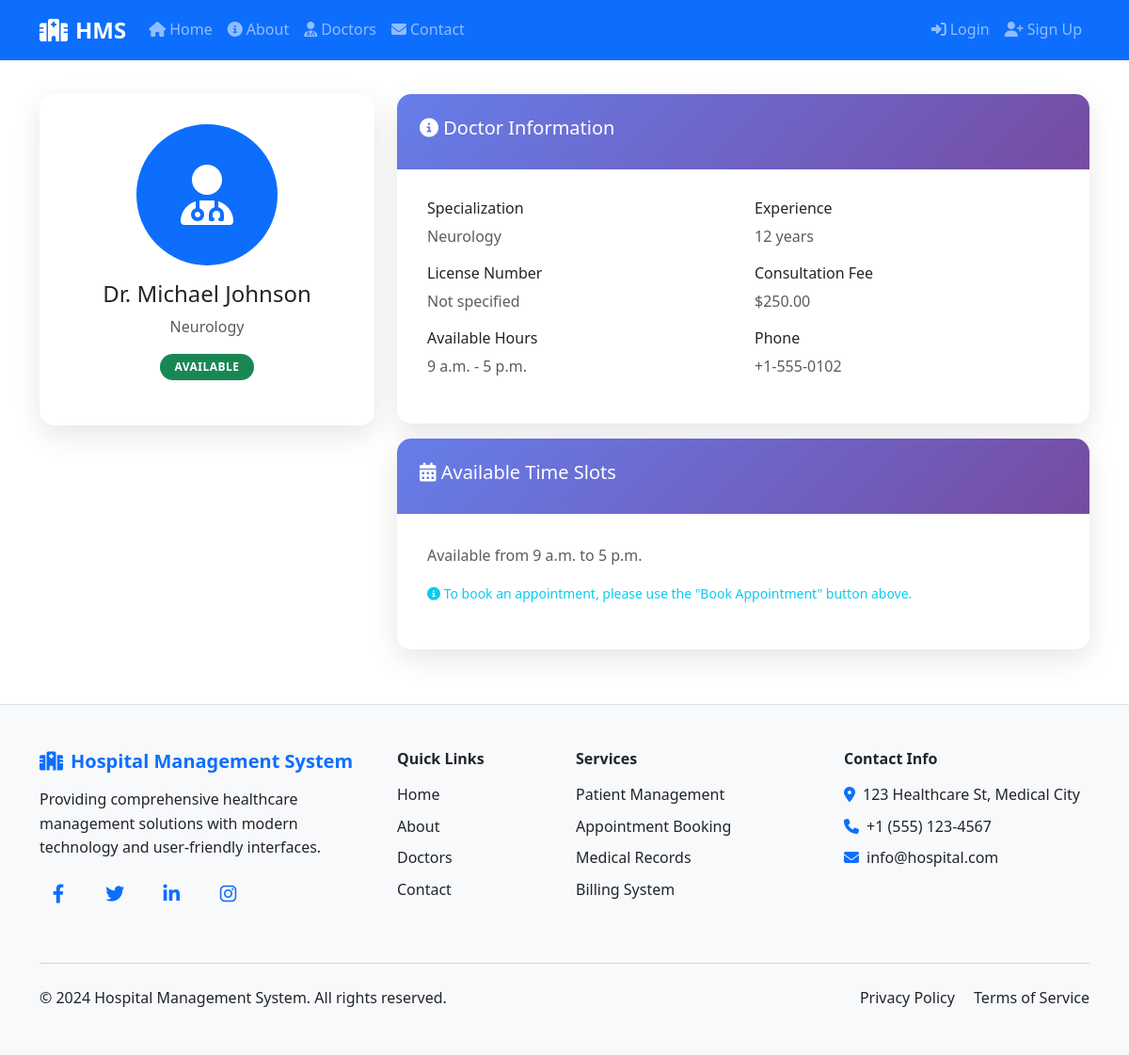
The page /doctors/1/ on the database its author committed.
### hospital/models.py (models this page shows, shortened)
class Doctor(models.Model):
    SPECIALIZATION_CHOICES = [
        ('cardiology', 'Cardiology'),
        ('dermatology', 'Dermatology'),
        ('neurology', 'Neurology'),
        ('orthopedics', 'Orthopedics'),
        ('pediatrics', 'Pediatrics'),
        ('psychiatry', 'Psychiatry'),
        ('general', 'General Medicine'),
    ]
    user = models.OneToOneField(User, on_delete=models.CASCADE)
    specialization = models.CharField(max_length=20, choices=SPECIALIZATION_CHOICES)
    license_number = models.CharField(max_length=50, blank=True)
    experience_years = models.PositiveIntegerField(default=0)
    consultation_fee = models.DecimalField(max_digits=10, decimal_places=2, default=100.00)
    available_from = models.TimeField(default='09:00')
    available_to = models.TimeField(default='17:00')
    is_available = models.BooleanField(default=True)
    bio = models.TextField(blank=True)
    qualifications = models.TextField(blank=True)
    profile_picture = models.ImageField(upload_to='doctors/', blank=True, null=True)

class UserProfile(models.Model):
    ROLE_CHOICES = [
        ('admin', 'Admin'),
        ('doctor', 'Doctor'),
        ('patient', 'Patient'),
    ]
    user = models.OneToOneField(User, on_delete=models.CASCADE)
    role = models.CharField(max_length=10, choices=ROLE_CHOICES, default='patient')
    phone = models.CharField(max_length=15, blank=True)
    address = models.TextField(blank=True)
    date_of_birth = models.DateField(null=True, blank=True)
    profile_picture = models.ImageField(upload_to='profiles/', blank=True, null=True)
    created_at = models.DateTimeField(auto_now_add=True)

### hospital/views.py (the view)
# urls.py: path('doctors/<int:pk>/', views.DoctorDetailView.as_view(), name='doctor_detail'),
class DoctorDetailView(DetailView):
    model = Doctor
    template_name = 'hospital/doctor_detail.html'
    context_object_name = 'doctor'

### templates/hospital/doctor_detail.html (shortened to what this page needs)
{% extends 'hospital/base.html' %}
{% load static %}
{% block content %}
<div class="container mt-4">
    <div class="row">
        <div class="col-md-4">
            <div class="card">
                <div class="card-body text-center">
                    {% if doctor.profile_picture %}
                        <img src="{{ doctor.profile_picture.url }}" alt="Dr. {{ doctor.user.get_full_name }}"
                             class="rounded-circle mb-3" style="width: 150px; height: 150px; object-fit: cover;">
                    {% else %}
                        <div class="bg-primary rounded-circle d-inline-flex align-items-center justify-content-center mb-3"
                             style="width: 150px; height: 150px;">
                            <i class="fas fa-user-md fa-4x text-white"></i>
                        </div>
                    {% endif %}
                    <h4>Dr. {{ doctor.user.get_full_name }}</h4>
                    <p class="text-muted">{{ doctor.get_specialization_display }}</p>
                    {% if doctor.is_available %}
                        <span class="badge bg-success mb-3">Available</span>
                    {% else %}
                        <span class="badge bg-danger mb-3">Not Available</span>
                    {% endif %}
                </div>
            </div>
        </div>
        <div class="col-md-8">
            <div class="card">
                <div class="card-header">
                    <h5><i class="fas fa-info-circle"></i> Doctor Information</h5>
                </div>
                <div class="card-body">
                    <div class="row">
                        <div class="col-md-6">
                            <h6>Specialization</h6>
                            <p class="text-muted">{{ doctor.get_specialization_display }}</p>
                        </div>
                        <div class="col-md-6">
                            <h6>Experience</h6>
                            <p class="text-muted">{{ doctor.experience_years }} years</p>
                        </div>
                        <div class="col-md-6">
                            <h6>License Number</h6>
                            <p class="text-muted">{{ doctor.license_number|default:"Not specified" }}</p>
                        </div>
                        <div class="col-md-6">
                            <h6>Consultation Fee</h6>
                            <p class="text-muted">${{ doctor.consultation_fee }}</p>
                        </div>
                        <div class="col-md-6">
                            <h6>Available Hours</h6>
                            <p class="text-muted">{{ doctor.available_from }} - {{ doctor.available_to }}</p>
                        </div>
                        <div class="col-md-6">
                            <h6>Phone</h6>
                            <p class="text-muted">{{ doctor.user.userprofile.phone|default:"Not provided" }}</p>
                        </div>
                    </div>
                </div>
            </div>
            <div class="card mt-3">
                <div class="card-header">
                    <h5><i class="fas fa-calendar-alt"></i> Available Time Slots</h5>
                </div>
                <div class="card-body">
                    <div class="row">
                        <div class="col-md-12">
                            <p class="text-muted">Available from {{ doctor.available_from }} to {{ doctor.available_to }}</p>
                            <p class="small text-info">
                                <i class="fas fa-info-circle"></i>
                                To book an appointment, please use the "Book Appointment" button above.
                            </p>
                        </div>
                    </div>
                </div>
            </div>
        </div>
    </div>
</div>
{% endblock %}

### static/css/style.css (style rules this page uses)
:root { --primary-color: #0d6efd; --secondary-color: #6c757d; --success-color: #198754; --danger-color: #dc3545; --warning-color: #ffc107; --info-color: #0dcaf0; --light-color: #f8f9fa; --dark-color: #212529; --gradient-primary: linear-gradient(135deg, #667eea 0%, #764ba2 100%); --gradient-success: linear-gradient(135deg, #11998e 0%, #38ef7d 100%); --gradient-danger: linear-gradient(135deg, #ff416c 0%, #ff4b2b 100%); --gradient-info: linear-gradient(135deg, #667eea 0%, #764ba2 100%); }
body { font-family: 'Segoe UI', Tahoma, Geneva, Verdana, sans-serif; line-height: 1.6; padding-top: 76px; }
.fade-in { animation: fadeIn 0.8s ease-in; }
.card { border: none; border-radius: 15px; box-shadow: 0 10px 30px rgba(0,0,0,0.1); transition: all 0.3s ease; overflow: hidden; }
.card-header { background: var(--gradient-primary); color: white; border: none; padding: 1.5rem; }
.card-body { padding: 2rem; }
.badge { border-radius: 20px; padding: 8px 15px; font-weight: 600; text-transform: uppercase; letter-spacing: 0.5px; }

### rows shown on the page
Doctor: user.get_full_name "Michael Johnson", specialization "Neurology", experience_years "12", license_number "Not specified", consultation_fee "250.00", available_from "9 a.m.", available_to "5 p.m.", user.userprofile.phone "+1-555-0102"
